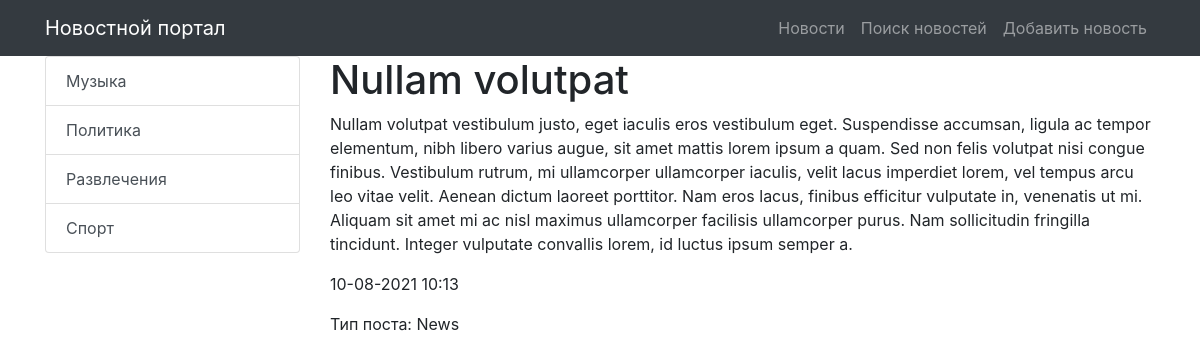
/news/240, run on the app's committed database.
### news/models.py (models this page shows, shortened)
class Category(models.Model):
    title = models.CharField(max_length=255, unique=True, verbose_name='Название категории')
    subscribers = models.ManyToManyField(User)
    class Meta:
        verbose_name = 'Категория'
        verbose_name_plural = 'Категории'
        ordering = ['title']
    def get_absolute_url(self):
        return reverse('news_category', kwargs={'category_id': self.pk})

class Post(models.Model):
    TYPE = [
        ('Article', 'Статья'),
        ('News', 'Новость'),
    ]
    author = models.ForeignKey(Author, on_delete=models.CASCADE, verbose_name='Автор')
    category = models.ManyToManyField(Category, through='PostCategory')
    type = models.CharField(max_length=20, choices=TYPE, verbose_name='Тип поста', default='Article')
    creation_datetime = models.DateTimeField(auto_now_add=True, verbose_name='Дата публикации')
    title = models.CharField(max_length=255, verbose_name='Название')
    text = models.TextField(verbose_name='Содержание')
    rating = models.IntegerField(default=0, verbose_name='Рейтинг')
    class Meta:
        verbose_name = 'Пост'
        verbose_name_plural = 'Посты'
        ordering = ['-creation_datetime', 'title']

### news/views.py (the view)
# urls.py: path('<int:pk>', NewsDetail.as_view(), name='news_one'),
class NewsDetail(DetailView):
    model = Post
    template_name = 'news/news_one.html'
    context_object_name = 'news_one'
    queryset = Post.objects.all()
    def get_object(self, *args, **kwargs):
        obj = cache.get(f'post-{self.kwargs["pk"]}', None)
        if not obj:
            obj = super().get_object(**kwargs)
            cache.set(f'post-{self.kwargs["pk"]}', obj)
        return obj
    def get_context_data(self, **kwargs):
        context = super().get_context_data(**kwargs)
        context['categories'] = Category.objects.all()
        context['post_categories'] = self.model.category
        return context

### news/templatetags/custom_filters.py (called while the page is built)
@register.filter(name='censor')
def censor(text, swearing):
    if swearing in text:
        return text.replace(swearing, '***')
    return text

### templates/news/news_one.html (shortened to what this page needs)
{% extends 'default.html' %}
{% load custom_filters %}
{% block content %}
<h1>{{ news_one.title | censor:'очень_плохое_слово' }}</h1>
<p>{{ news_one.text | censor:'очень_плохое_слово' }}</p>
<p>{{ news_one.creation_datetime | date:'d-m-Y h:i'}}</p>
<p> Тип поста: {{ news_one.type }}</p>
{% endblock content %}

### templates/default.html (shortened to what this page needs)
{% load static %}
<!DOCTYPE html>
<html lang="en">
<head>
    <link href="{% static 'vendor/bootstrap/css/bootstrap.min.css' %}" rel="stylesheet">
</head>
<body>
{% load cache %}
{% cache 30 nav %}
{% block nav %}
<nav class="navbar navbar-expand-lg navbar-dark bg-dark static-top">
    <div class="container">
        <a class="navbar-brand" href="/news/">Новостной портал</a>
        <div class="collapse navbar-collapse" id="navbarResponsive">
            <ul class="navbar-nav ml-auto">
                <li class="nav-item">
                    <a class="nav-link" href="/news/">Новости</a>
                </li>
                <li class="nav-item">
                    <a class="nav-link" href="{% url 'news_search' %}">Поиск новостей</a>
                </li>
                <li class="nav-item">
                    <a class="nav-link" href="{% url 'news_add' %}">Добавить новость</a>
                </li>
            </ul>
        </div>
    </div>
</nav>
{% endblock %}
{% endcache %}
<div class="container">
    <div class="row">
        <div class="col-md-3">
            <div class="list-group">
                {% for item in categories %}
                <a href="{{ item.get_absolute_url }}" class="list-group-item list-group-item-action">
                    {{ item.title }}
                </a>
                {% endfor %}
            </div>
        </div>
        <div class="col-md-9">
            {% block content %}
            {% endblock content %}
        </div>
    </div>
</div>
</body>
</html>

### data on the page
Category: title "Музыка"
Category: title "Политика"
Category: title "Развлечения"
Category: title "Спорт"
Post: title|censor "Nullam volutpat", text|censor "Nullam volutpat vestibulum justo, eget iaculis eros vestibulum eget. Suspendisse accumsan, ligula ac tempor elementum, nibh libero varius augue, sit amet mattis lorem ipsum a quam. Sed non felis volutpat nisi congue finibus. Vestibulum rutrum, mi ullamcorper ullamcorper iaculis, velit lacus imperdiet lorem, vel tempus arcu leo vitae velit. Aenean dictum laoreet porttitor. Nam eros lacus, finibus efficitur vulputate in, venenatis ut mi. Aliquam sit amet mi ac nisl maximus ullamcorper facilisis ullamcorper purus. Nam sollicitudin fringilla tincidunt. Integer vulputate convallis lorem, id luctus ipsum semper a.", creation_datetime "10-08-2021 10:13", type "News"
